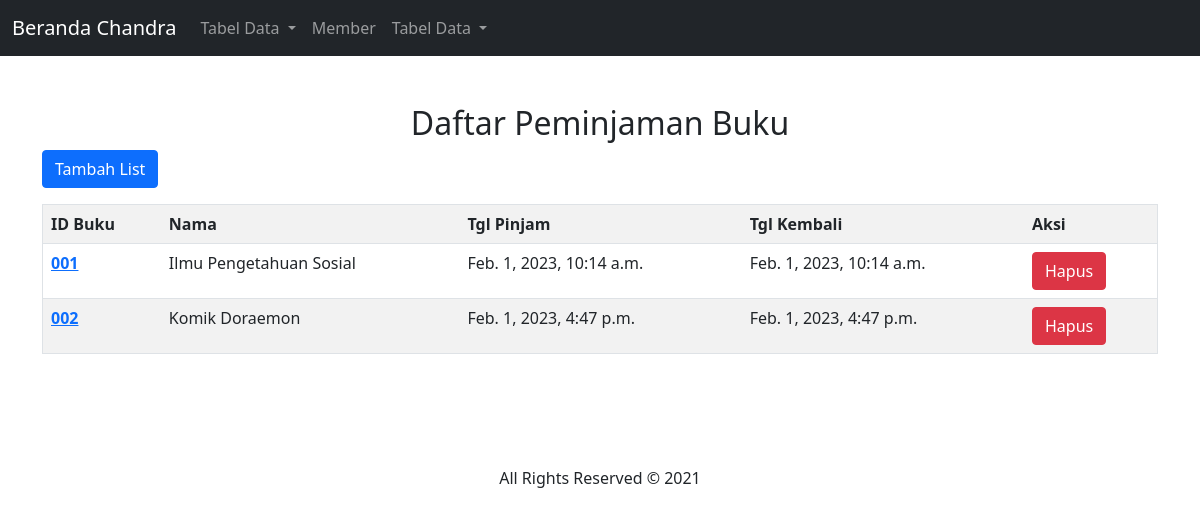
Page /pinjam/ on the committed database.
### dashboard/models.py (models this page shows, shortened)
class Pinjam(models.Model):
    id_buku=models.CharField(max_length=10)
    nama=models.CharField(max_length=50)
    tgl_pinjam=models.DateTimeField(auto_now_add=True)
    tgl_kembali=models.DateTimeField(auto_now_add=True)

### dashboard/views.py (the view)
# urls.py: path('pinjam/',buku_pinjam, name = "pinjam")
def buku_pinjam(request):
    pinjams=Pinjam.objects.all()
    konteks={
        'pinjams':pinjams,
    }
    return render(request,'pinjam.html',konteks)

### templates/pinjam.html (shortened to what this page needs)
<link href="https://cdn.jsdelivr.net/npm/bootstrap@5.0.2/dist/css/bootstrap.min.css" rel="stylesheet">
{% load static %}
{% block content %}
<!DOCTYPE html>
<html lang="en">
  <head>
    <link
      href="https://cdn.jsdelivr.net/npm/bootstrap@5.0.0-beta3/dist/css/bootstrap.min.css"
      rel="stylesheet"
    />
    <link
      rel="stylesheet"
      href="https://pro.fontawesome.com/releases/v5.10.0/css/all.css"
    />
    <link rel="stylesheet" href="{% static 'css/style.css'%}" />
  </head>
  <body>
    <nav class="navbar navbar-expand-lg navbar-dark bg-dark">
        <div class="container-fluid">
          <a class="navbar-brand" href="{% url 'index' %}">Beranda Chandra</a>
          <div class="collapse navbar-collapse" id="navbarSupportedContent">
            <ul class="navbar-nav me-auto mb-2 mb-lg-0">
              <li class="nav-item dropdown">
                <a class="nav-link dropdown-toggle" href="#" id="navbarDropdown" role="button" data-bs-toggle="dropdown" aria-expanded="false">
                  Tabel Data
                </a>
              </li>
                <li class="nav-item">
                <a class="nav-link" href="{% url 'member' %}">Member</a>
              </li>
              <li class="nav-item dropdown">
                <a class="nav-link dropdown-toggle" href="#" id="navbarDropdown" role="button" data-bs-toggle="dropdown" aria-expanded="false">
                  Tabel Data
                </a>
              </li>
            </ul>
          </div>
        </div>
      </nav>
    <div class="container-fluid layanan pt-5 pb-5">
      <div class="container">
        <h2 class="align-center text-center">Daftar Peminjaman Buku</h2>
        <p>
          <a href="/addpinjam" class="btn btn-primary">Tambah List</a>
        </p>
        <table border="1" class="table table-striped">
            <tr>
                <th>ID Buku</th>
                <th>Nama</th>
                <th>Tgl Pinjam</th>
                <th>Tgl Kembali</th>
                <th>Aksi</th>
            </tr>
        {% for Pinjam in pinjams %}
        <tr>
            <th><a href="/ubahpinjam/{{Pinjam.id}}">{{ Pinjam.id_buku }}</a></th>
            <td>{{ Pinjam.nama }}</td>
            <td>{{ Pinjam.tgl_pinjam }}</td>
            <td>{{ Pinjam.tgl_kembali }}</td>
            <td><button type="button" class="btn btn-danger" data-bs-toggle="modal" data-bs-target="#hapus-{{Pinjam.id}}">Hapus</button>
            </td>
        </tr>
        {% endfor %}
        </table>
        {% endblock %}
        </div>
      </div>
    <div class="container text-center pt-5 pb-5">
      All Rights Reserved &copy; 2021
    </div>
  </body>
</html>

### rows in the picture
Pinjam: id_buku "001", nama "Ilmu Pengetahuan Sosial", tgl_pinjam "Feb. 1, 2023, 10:14 a.m.", tgl_kembali "Feb. 1, 2023, 10:14 a.m."
Pinjam: id_buku "002", nama "Komik Doraemon", tgl_pinjam "Feb. 1, 2023, 4:47 p.m.", tgl_kembali "Feb. 1, 2023, 4:47 p.m."
